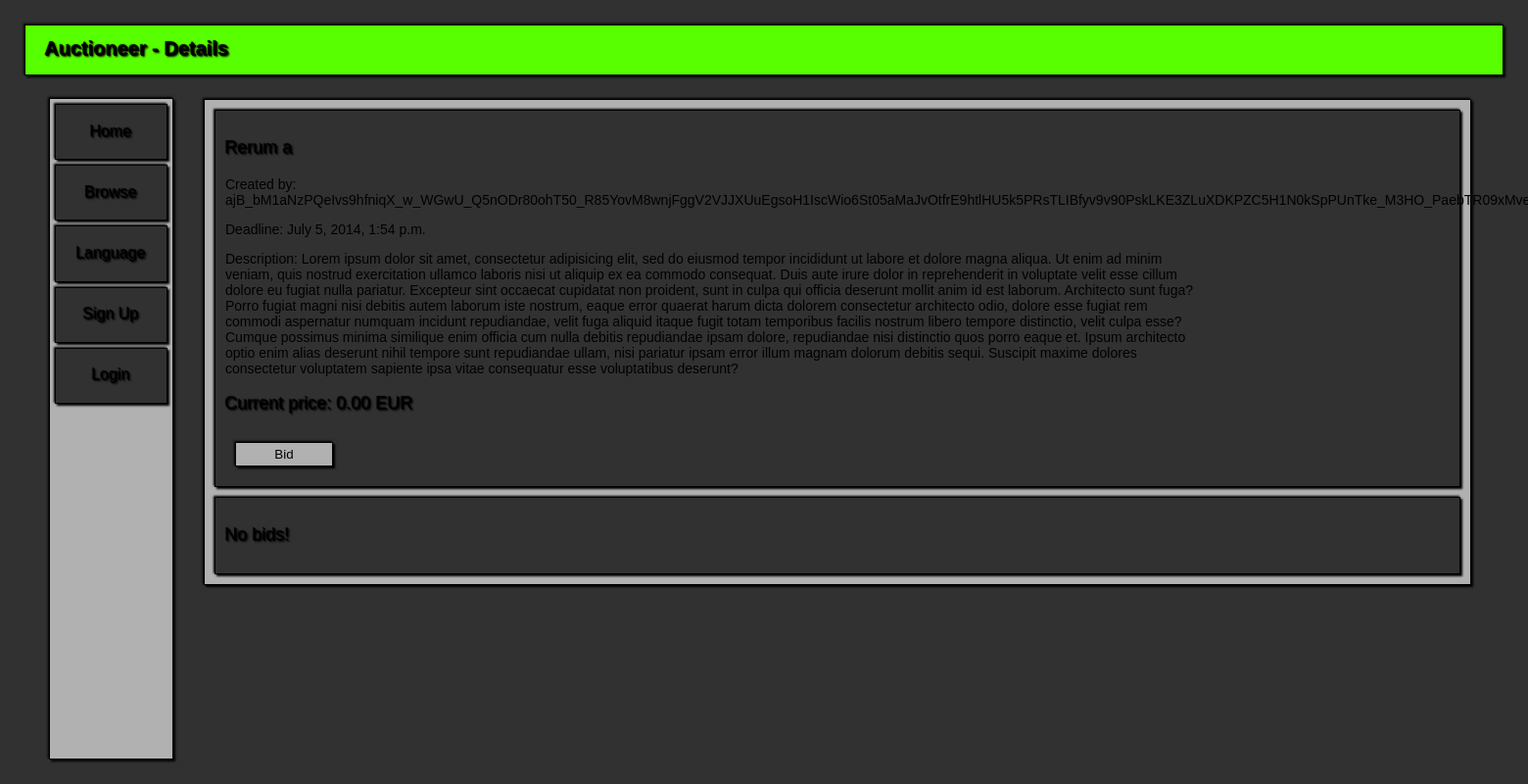
/auctioneer/auctions/66/, run on an earlier commit of the app's database.
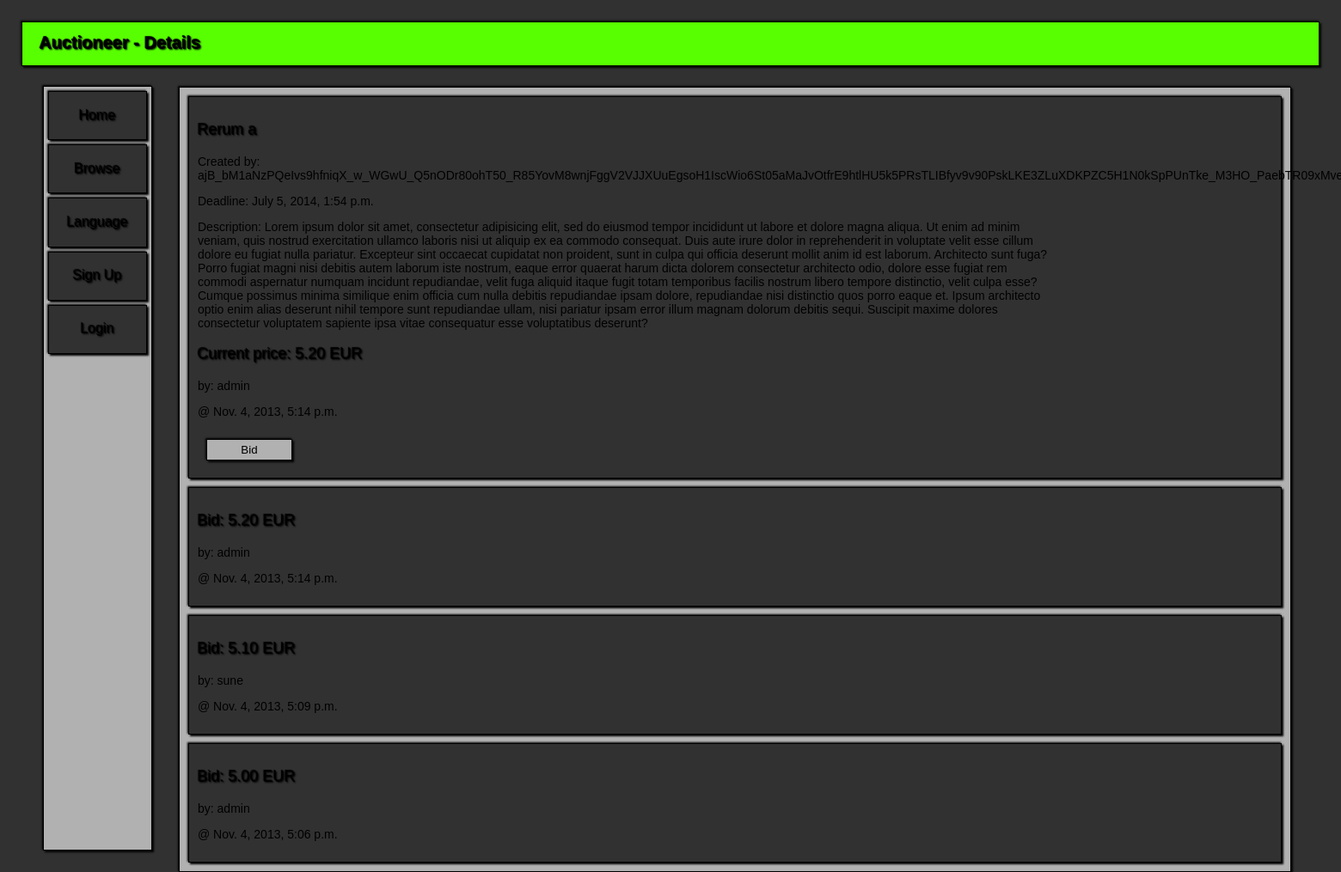
And on a later commit of the database.
### Auctioneer/models.py (models this page shows, shortened)
class Auctions(models.Model):
    seller = models.ForeignKey(User)
    title = models.CharField(null=False, max_length=30)
    description = models.TextField(max_length=150)
    version = models.PositiveIntegerField(default=0)
    startingPrice = models.DecimalField(default=0.00, max_digits=12, decimal_places=2,
                                        validators=[MinValueValidator(Decimal('0.00'))])
    startDate = models.DateTimeField(null=False)
    stopDate = models.DateTimeField(null=False)
    banned = models.BooleanField(default=False)
    resolved = models.BooleanField(default=False)
    class Meta:
        permissions = (('ban_auctions', 'Can ban auctions'),)
        ordering = ['startDate']
    @classmethod
    def get_by_id(cls, auction_id):
        try:
            return cls.objects.get(id=auction_id)
        except:
            return None

class Bids(models.Model):
    auction = models.ForeignKey(Auctions)
    bidder = models.ForeignKey(User)
    amount = models.DecimalField(max_digits=12, decimal_places=2, validators=[MinValueValidator(Decimal('0.00'))])
    timestamp = models.DateTimeField()
    class Meta:
        ordering = ['-amount']

### Auctioneer/views.py (the view)
# urls.py: url(r'^auctioneer/auctions/(?P<auction_id>\d+)/?$', details),
def details(request, auction_id):
    auction = Auctions.get_by_id(auction_id)
    is_logged_in = request.user.is_authenticated()
    if is_logged_in and auction.seller == request.user:
        seller = True
    else:
        seller = False
    if auction is not None:
        return render_to_response('details.html', {'title': _('Details'), 'is_logged_in': is_logged_in,
                                                   'content': auction, 'seller': seller,
                                                   'admin': request.user.is_staff},
                                  context_instance=RequestContext(request))
    else:
        return render_to_response('message.html', {'title': _('Not found!'), 'is_logged_in': is_logged_in,
                                                   'message': _('No such auction found!')},
                                  context_instance=RequestContext(request))

### templates/details.html (shortened to what this page needs)
{% load staticfiles %}
{% load i18n %}
<!DOCTYPE HTML PUBLIC "-//W3C//DTD HTML 4.01 //EN" "http://www.w3.org/TR/html4/strict.dtd">
<html>
	<head>
		<link href="{% static "style_main.css"%}" rel="stylesheet" type="text/css">
	</head>
	<body>
		<div id=Container>
			<div id=PrimaryMenu>
				<h1>Auctioneer - {{ title }}</h1>
			</div>
            {% include "links.html" %}
			<div id=TopPatch>
			</div>
			<div id=Content>
                {% with content as auction %}
                <div>
                    <h3>{{ auction.title }}{% if auction.banned %} {% trans "[BANNED]" %}{% endif %}{% if auction.resolved %} {% trans "[RESOLVED]" %}{% endif %}</h3>
                    <p>{% trans "Created by:" %} {{ auction.seller }}</p>
                    <p>{% trans "Deadline:" %} {{ auction.stopDate }}</p>
                    <p>{% trans "Description:" %} {{ auction.description }}</p>
                    {% with auction.bids_set.all|first as top %}
                    {% if top %}
                    <h3>{% trans "Current price:" %} {{ top.amount }} EUR</h3>
                    <p>{% trans "by:" %} {{ top.bidder }}</p>
                    <p>@ {{ top.timestamp }}</p>
                    {% else %}
                    <h3>{% trans "Current price:" %} {{ auction.startingPrice }} EUR</h3>
                    {% endif %}
                    {% endwith %}
                    {% if not seller %}
                    {% if not auction.resolved %}
                    <form action="/auctioneer/auctions/{{ auction.id }}/bid/" method="get">
                        <input type="submit" class="button" value={% trans "Bid" %}>
                    </form>
                    {% endif %}
                    {% else %}
                    <form action="/auctioneer/auctions/{{ auction.id }}/edit/" method="get">
                        <input type="submit" class="button" value={% trans "Edit" %}>
                    </form>
                    {% endif %}
                </div>
                {% for bid in auction.bids_set.all %}
                <div>
                    <h3>{% trans "Bid:" %} {{ bid.amount }} EUR</h3>
                    <p>{% trans "by:" %} {{ bid.bidder }}</p>
                    <p>@ {{ bid.timestamp }}</p>
                </div>
                {% empty %}
                <div>
                    <h3>{% trans "No bids!" %}</h3>
                </div>
                {% endfor %}
                {% endwith %}
    		</div>
		</div>
	</body>
</html>

### templates/links.html
{% load i18n %}
<div id=SecondaryMenu>
    <div><h4><a href='/auctioneer/home/'>{% trans "Home" %}</a></h4></div>
    <div><h4><a href='/auctioneer/auctions/'>{% trans "Browse" %}</a></h4></div>
    <div><h4><a href='/auctioneer/language/'>{% trans "Language" %}</a></h4></div>
{% if is_logged_in %}
    <div><h4><a href='/auctioneer/account/auctions/'>{% trans "My Auctions" %}</a></h4></div>
    <div><h4><a href='/auctioneer/auctions/create/'>{% trans "Create" %}</a></h4></div>
    <div><h4><a href='/auctioneer/account/'>{% trans "Account" %}</a></h4></div>
    <div><h4><a href='/auctioneer/logout/'>{% trans "Logout" %}</a></h4></div>
{% else %}
    <div><h4><a href='/auctioneer/signup/'>{% trans "Sign Up" %}</a></h4></div>
    <div><h4><a href='/auctioneer/login/'>{% trans "Login" %}</a></h4></div>
{% endif %}
</div>

### Auctioneer/static/style_main.css (style rules this page uses)
body { font-family: Verdana, Geneva, sans-serif; font-size: 14px; color: #313131; background-color: #313131 }
p { font-family: Verdana, Geneva, sans-serif; color: #000000; width: 80%; }
div#Content div { position: relative; background-color: #313131; border: 1px solid #000000; box-shadow: 2px 2px 2px #000000, -1px -1px 2px #000000; margin: 10px; padding: 10px; }
h1 { font-family: Verdana, Geneva, sans-serif; font-size: 20px; font-weight: bold; color: #000000; text-shadow: 1px 1px 2px #000000, -1px -1px 1px #000000; }
h3 { font-family: Verdana, Geneva, sans-serif; font-size: 18px; font-weight: normal; color: #000000; text-shadow: 1px 1px 2px #000000, -1px -1px 1px #000000; }
#SecondaryMenu h4 { text-align: center; }
div h4 a:link { font-family: Verdana, Geneva, sans-serif; font-size: 16px; font-weight: normal; color: #000000; text-decoration: none; text-shadow: 1px 1px 2px #000000, -1px -1px 1px #000000; }
#SecondaryMenu div { margin: 5px; background-color: #313131; border: 1px solid #000000; box-shadow: 2px 2px 2px #000000, -1px -1px 2px #000000; }
form { padding: 10px; }
input.button { position: relative; width: 100px; height: 25px; background-color: #B1B1B1; color: #000000; font-family: Verdana, Geneva, sans-serif; border: 1px solid #000000; box-shadow: 2px 2px 2px #000000, -1px -1px 2px #000000; }
#Container { position: relative; width: 100%; height: 100%; z-index: 1; }
#PrimaryMenu { position: fixed; background-color: #58FF00; top: 25px; left: 25px; right: 25px; height: 50px; z-index: 3; padding-left: 20px; padding-right: 20px; border: 1px solid #000000; font-weight: normal; box-shadow: 2px 2px 2px #000000, -1px -1px 2px #000000; }
#SecondaryMenu { position: fixed; background-color: #B1B1B1; top: 100px; left: 50px; bottom: 25px; width: 125px; z-index: 3; border: 1px solid #000000; font-weight: normal; box-shadow: 2px 2px 2px #000000, -1px -1px 2px #000000; }
#TopPatch { position: fixed; background-color: #313131; top: 0; left: 0; right: 0; height: 25px; z-index: 2; }
#Content { position: absolute; background-color: #B1B1B1; left: 200px; right: 50px; top: 93px; border: 1px solid #000000; box-shadow: 2px 2px 2px #000000, -1px -1px 2px #000000; }

What changed in the data, as far as the page shows it:
changed Auctions "Rerum a": startingPrice "0.00" → (not shown)
added Bids: amount "5.20", bidder "admin", timestamp "Nov. 4, 2013, 5:14 p.m."
added Bids: amount "5.10", bidder "sune", timestamp "Nov. 4, 2013, 5:09 p.m."
added Bids: amount "5.00", bidder "admin", timestamp "Nov. 4, 2013, 5:06 p.m."
Also different on the page:
text no longer shown: "No bids!"
text now shown: "by: @"
